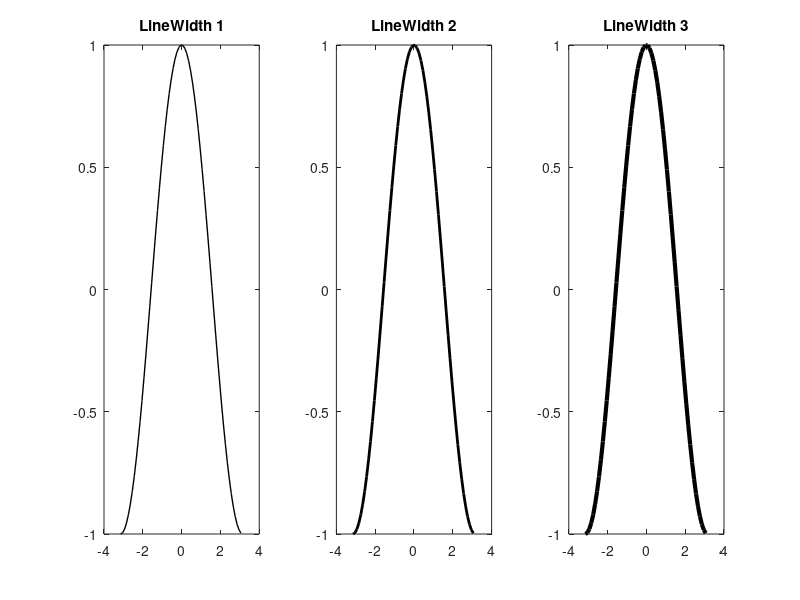

Reproduce this figure in MATLAB.
function ch12_e18(varargin)
% Write a function that will plot cos(x) for x values ranging from –pi 
% to pi in steps of 0.1, using black *’s. It will do this three times across in
% one Figure Window, with varying line widths (Note: even if individual 
% points are plotted rather than a solid line, the line width property will 
% change the size of these points.). If no arguments are passed to the 
% function, the line widths will be 1, 2, and 3. If, on the other hand, an 
% argument is passed to the function, it is a multiplier for these values 
% (e.g., if 3 is passed, the line widths will be 3, 6, and 9). The line widths 
% will be printed in the titles on the plots.

x = -pi:0.1:pi;
y = cos(x);

    m = 1;
    if nargin == 1
        m = varargin{1};
    end
    
    for i=1:3
        subplot(1,3,i);
        h(i) = plot(x,y);
        set(h(i),'Color','k');
        set(h(i),'LineWidth',m*i);
        title(sprintf('LineWidth %d', m*i));
    end


end

